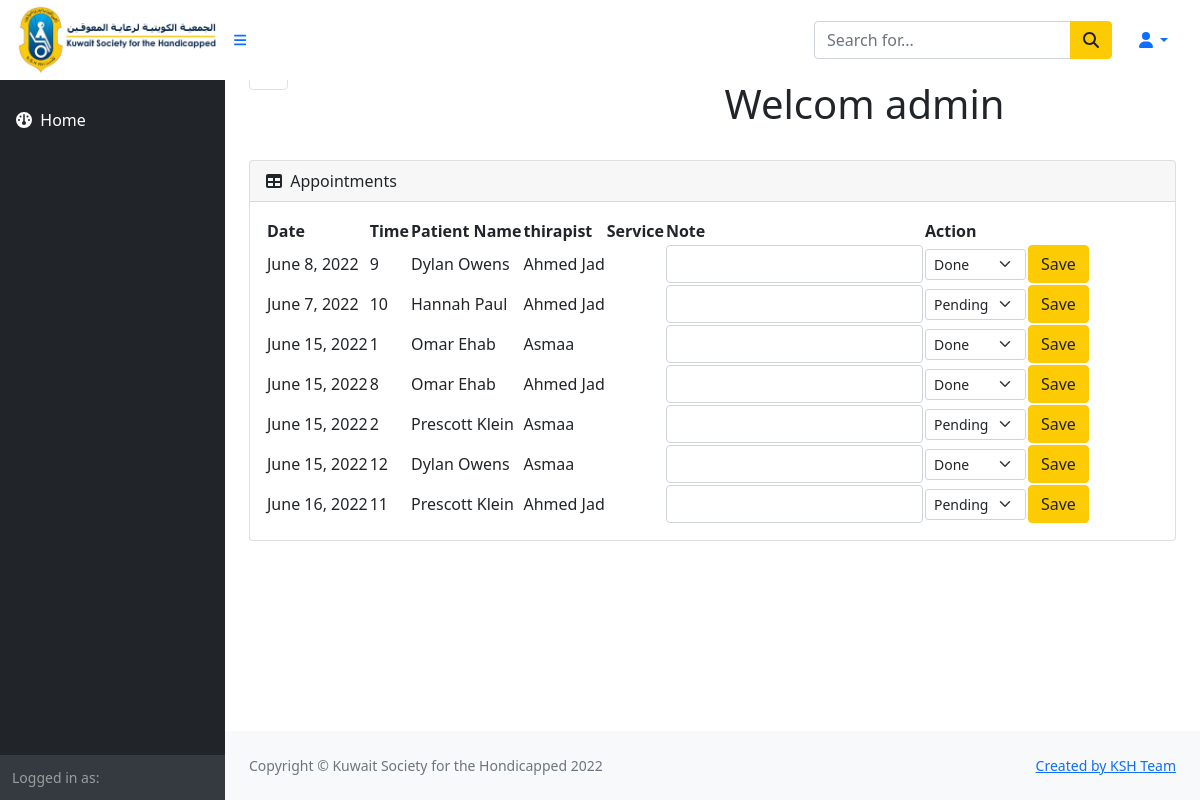
The app's page /therapistprofile (signed in) with its own data.
### kshapp/models.py (models this page shows, shortened)
class Appointment(models.Model):
    Action = (
        ('Pending', 'Pending'),
        ('Done', 'Done'),
    )
    STATUS = (
        ('Attend', 'Attend'),
        ('Absent', 'Absent'),
        ('Excuse of Child', 'Excuse of Child'),
        ('Excuse of therapist', 'Excuse of therapist'),
    )
    Time = (
        ("8", "8"),
        ("9", "9"),
        ("10", "10"),
        ("11", "11"),
        ("12", "12"),
        ("1", "1"),
        ("2", "2"),
    )
    date = models.DateField(null=True, blank=True)
    time = models.CharField(max_length=200, null=True, blank=True, choices=Time)
    patient_name = models.ForeignKey(Patient, on_delete=models.CASCADE, null=False, blank=False)
    therapist_name = models.ForeignKey(Therapist, on_delete=models.CASCADE, null=False, blank=False)
    service = models.ForeignKey (Section,on_delete=models.CASCADE, null=True, blank=True)
    note = models.CharField(max_length=200, null=True, blank=True)
    status = models.CharField(max_length=200, null=True, blank=True, choices=STATUS)
    action = models.CharField(max_length=200, null=True, blank=True, choices=Action,default='Pending')
    class Meta:
             unique_together = ['date','time','therapist_name','patient_name']

class Patient(models.Model):
    GENDER = (
        ('Male', 'Male'),
        ('Female', 'Female'),
    )
    created = models.DateTimeField(default=timezone.now)
    name = models.CharField(max_length=250, null=False, blank=False)
    patient_type = models.ForeignKey(PatientType, on_delete=models.CASCADE, null=False, blank=False)
    civil_Id = models.CharField(max_length=200, null=False, blank=False,unique=True)
    type_disability = models.ForeignKey(Disability, on_delete=models.CASCADE, null=False, blank=False)
    Date_Of_Birth = models.DateField(null=False, blank=False)
    email = models.CharField(max_length=200, null=False, blank=False)
    adress = models.TextField(null=False, blank=False)
    phone = models.CharField(max_length=50, null=False, blank=False)
    photo = models.ImageField(upload_to='images', null=True, blank=True)
    ID_photo = models.ImageField(upload_to='images', null=True, blank=True)
    uplode = models.ImageField(upload_to='images', null=True, blank=True)
    gender = models.CharField(max_length=200, null=True, blank=True, choices=GENDER)
    nationality = models.CharField(max_length=200, null=False, blank=False)
    parents_contact = models.CharField(max_length=200, null=False, blank=False)
    def __str__(self):
        return self.name

class Therapist(models.Model):
    user = models.OneToOneField(User, on_delete=models.CASCADE,null=False, blank=False)
    therapist_name = models.CharField(max_length=200, null=False, blank=False)
    phone = models.CharField(max_length=200, null=False, blank=False)
    email = models.CharField(max_length=200, null=False, blank=False)
    adress = models.CharField(max_length=200, null=False, blank=False)
    sections = models.ForeignKey(Section, on_delete=models.CASCADE, null=False, blank=False)
    def __str__(self):
        return self.therapist_name

### kshapp/views.py (the view)
# urls.py: path('therapistprofile', views.therapistprofile, name='therapistprofile'),
@login_required(login_url = 'login')
def therapistprofile(request):
    context = {
        'appoint':appointment_models.objects.all(),
        }
    return render(request, 'pages/therapistprofile.html', context,)

### templates/pages/therapistprofile.html (shortened to what this page needs)
{% load static %}
<!DOCTYPE html>
<html lang="en">
    <head>
        <link href="{% static 'css/styles.css' %}" rel="stylesheet" />
        <link href="https://cdn.jsdelivr.net/npm/simple-datatables@latest/dist/style.css" rel="stylesheet" />
        <link href="css/styles.css" rel="stylesheet" />
    </head>
    <body class="sb-nav-fixed">
        <nav class="sb-topnav navbar navbar-expand c-top-nav">
            <a class="navbar-brand ps-3" href="index.html">
                <img class="logo" src="{% static 'images/logo.jpg' %}" />
            </a>
            <button class="btn btn-link btn-sm order-1 order-lg-0 me-4 me-lg-0" id="sidebarToggle" href="#!"><i
                    class="fas fa-bars"></i></button>
            <form class="d-none d-md-inline-block form-inline ms-auto me-0 me-md-3 my-2 my-md-0">
                <div class="input-group">
                    <input class="form-control" type="text" placeholder="Search for..." aria-label="Search for..."
                        aria-describedby="btnNavbarSearch" />
                    <button class="btn btn-primary" id="btnNavbarSearch" type="button"><i
                            class="fas fa-search"></i></button>
                </div>
            </form>
            <ul class="navbar-nav ms-auto ms-md-0 me-3 me-lg-4">
                <li class="nav-item dropdown">
                    <a class="nav-link dropdown-toggle" id="navbarDropdown" href="#" role="button"
                        data-bs-toggle="dropdown" aria-expanded="false"><i class="fas fa-user fa-fw"></i></a>
                </li>
            </ul>
        </nav>
        <div id="layoutSidenav">
            <div id="layoutSidenav_nav">
                <nav class="sb-sidenav accordion sb-sidenav-dark" id="sidenavAccordion">
                    <div class="sb-sidenav-menu">
                        <div class="nav ">
                            <ul class="nav flex-column">
                                <li class="nav-item">
                                    <a class="nav-link active" aria-current="page" href="{% url 'kshapp:home'%}"> <i
                                            class="fa-solid fa-gauge"></i> &nbsp; Home</a>
                                </li>
                            </ul>
                        </div>
                    </div>
                    <div class="sb-sidenav-footer">
                        <div class="small">Logged in as: </div>
                    </div>
                </nav>
            </div>
            <div id="layoutSidenav_content">
                <main>
                    <div class="main-content container-fluid px-4">
                        <div class="row">
                            <div class="col">
                            </div>
                            <div class="col align-items-center">
                                <h1 class="user-name mt-4">Welcom {{request.user}}</h1>
                            </div>
                        </div>
                        <div class="card my-4">
                            <div class="card-header">
                                <i class="fas fa-table me-1"></i>
                                Appointments
                            </div>
                            <div class="card-body">
                                <table id="datatablesSimple">
                                    <thead>
                                        <tr>
                                            <th>Date</th>
                                            <th>Time</th>
                                            <th>Patient Name </th>
                                            <th>thirapist</th>
                                            <th> Service</th>
                                            <th>Note</th>
                                            <th>Action</th>
                                            <th></th>
                                        </tr>
                                    </thead>
                                    <tbody>
                                        {% for appoin in appoint %}
                                        <tr>
                                            <td>{{appoin.date}}</td>
                                            <td>{{appoin.time}}</td>
                                            <td>{{appoin.patient_name}}</td>
                                            <td>{{appoin.therapist_name}}</td>
                                            <td>{{appoin.sercices}}</td>
                                            <td>
                                                <div class="input-group mb-6">
                                                    <input type="text" class="form-control">
                                                </div>
                                            </td>
                                            <td>
                                                <select class="form-select form-select-sm"
                                                    aria-label=".form-select-sm example">
                                                    <option selected>{{appoin.action}}</option>
                                                </select>
                                            </td>
                                            <td>
                                                <button class="btn btn-primary" type="button"
                                                    id="button-addon2">Save</button>
                                            </td>
                                            {% endfor %}
                                        </tr>
                                    </tbody>
                                </table>
                            </div>
                        </div>
                    </div>
                </main>
                <footer class="py-4 bg-light mt-auto">
                    <div class="container-fluid px-4">
                        <div class="d-flex align-items-center justify-content-between small">
                            <div class="text-muted">Copyright &copy; Kuwait Society for the Hondicapped 2022</div>
                            <div>
                                <a href="#">Created by KSH Team</a>
                            </div>
                        </div>
                    </div>
                </footer>
            </div>
        </div>
    </body>
</html>

### records on screen
Appointment: date "June 8, 2022", time "9", patient_name "Dylan Owens", therapist_name "Ahmed Jad", action "Done"
Appointment: date "June 7, 2022", time "10", patient_name "Hannah Paul", therapist_name "Ahmed Jad", action "Pending"
Appointment: date "June 15, 2022", time "1", patient_name "Omar Ehab", therapist_name "Asmaa", action "Done"
Appointment: date "June 15, 2022", time "8", patient_name "Omar Ehab", therapist_name "Ahmed Jad", action "Done"
Appointment: date "June 15, 2022", time "2", patient_name "Prescott Klein", therapist_name "Asmaa", action "Pending"
Appointment: date "June 15, 2022", time "12", patient_name "Dylan Owens", therapist_name "Asmaa", action "Done"
Appointment: date "June 16, 2022", time "11", patient_name "Prescott Klein", therapist_name "Ahmed Jad", action "Pending"

### other values on screen
{{ request.user }} "admin"
